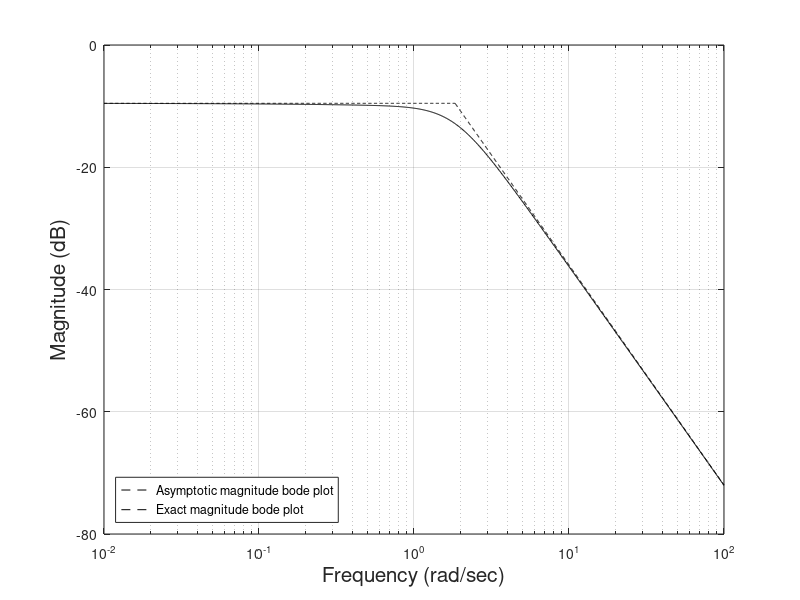

This figure's MATLAB source:
clc;
clf;
clear all;
close all;
hold off;
alpha=0.9;
beta=0.9;
a2=3;
Wcr=1.842;
w1=logspace(-2,log10(Wcr),1000);
w2=logspace(log10(Wcr),2,1000);
Mag1= -(20*log10(abs(a2)))*ones(1,numel(w1));
Mag2=@(w2) -(20*(alpha + beta)*log10(w2));
y=semilogx(w1,Mag1,'Color','black','LineStyle','--');
hold on;
y=semilogx(w2,Mag2(w2),'Color','black','LineStyle','--');
grid on;
xlabel('Frequency (rad/sec)','FontSize', 15);
ylabel('Magnitude dB','FontSize', 15);


clc;
clear 
alpha=0.9;beta=0.9;
a1=2;a2=3;
w=logspace(-2,2,1000);
Mag1=@(w) -(20*log10(abs(sqrt(((1j.*w).^(alpha + beta) + a1*(1j.*w).^alpha  + a2).^2))));
semilogx(w,Mag1(w),'Color','black');
hold on;
grid on;
xlabel('Frequency (rad/sec)','FontSize', 15);
ylabel('Magnitude (dB)','FontSize', 15);
legend('Asymptotic magnitude bode plot','Exact magnitude bode plot','Location', 'southwest');



